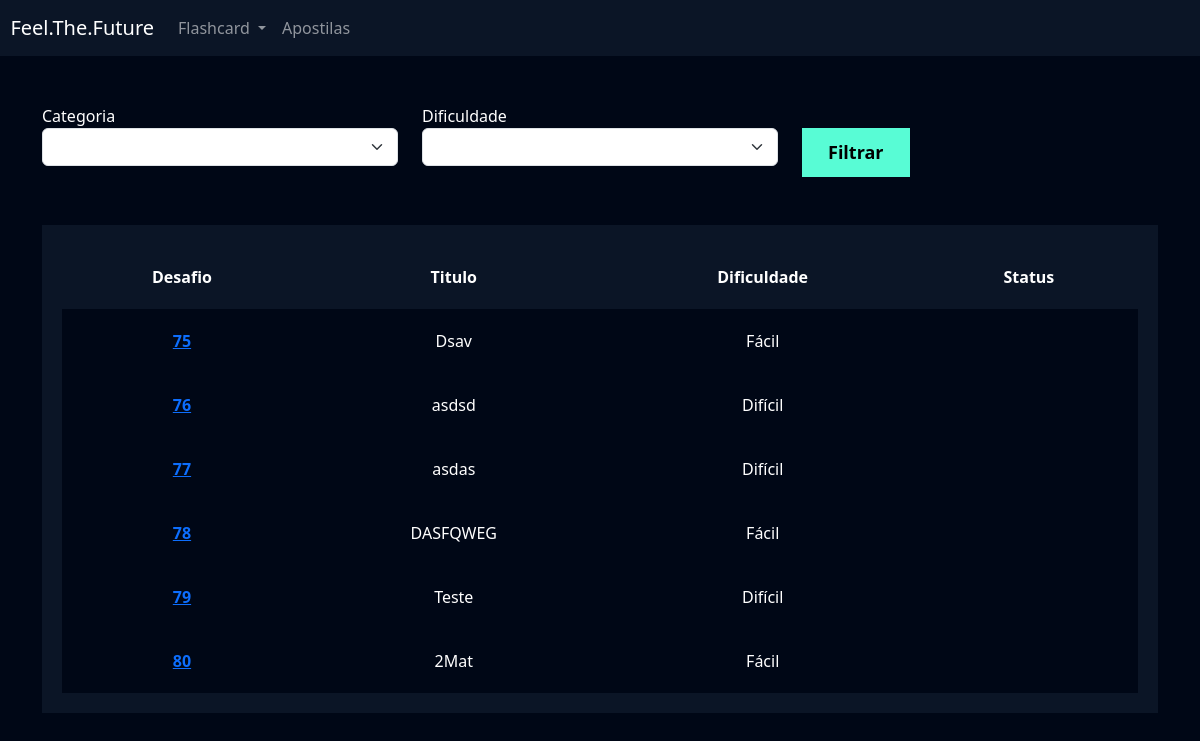
The page /flashcard/listar_desafio/ (signed in) on the database its author committed.
### flashcard/models.py (models this page shows, shortened)
class Challenge(models.Model):
    user = models.ForeignKey(User, on_delete=models.DO_NOTHING)
    tittle = models.CharField(max_length=100)
    category = models.ManyToManyField(Categoria)
    quantity_questions = models.IntegerField()
    difficulty = models.CharField(
        max_length=1, choices=Flashcard.DIFICULDADE_CHOICES
    )
    flashcards = models.ManyToManyField(FlashcardChallenge)

### flashcard/views.py (the view)
# urls.py: path('listar_desafio/', views.listar_desafio, name="listar_desafio"),
def listar_desafio(request):
    challenge = Challenge.objects.filter(user=request.user)
    return render(request, 'listar_desafio.html', {'desafios': challenge})

### flashcard/templates/listar_desafio.html (shortened to what this page needs)
{% extends "base.html" %}
{% load static %}
{% block 'cabecalho' %}
    <link href="{% static 'usuarios/css/cadastro.css' %}" rel="stylesheet">
    <link href="{% static 'flashcard/css/novo_flashcard.css' %}" rel="stylesheet">
    <link href="{% static 'flashcard/css/iniciar_desafio.css' %}" rel="stylesheet">
    <link href="{% static 'flashcard/css/listar_desafio.css' %}" rel="stylesheet">
    <link href='https://unpkg.com/boxicons@2.1.4/css/boxicons.min.css' rel='stylesheet'>
{% endblock 'cabecalho' %}
{% block 'conteudo' %}
    {% include "partials/header.html" %}
    <div class="container">
        <br>
        <br>
        <div class="row">
            <div class="col-md">
                <form action="}" method="GET">
                <label for="">Categoria</label>
                <select name="categoria" class="form-select">
                </select>
            </div>
            <div class="col-md">
                <label for="">Dificuldade</label>
                <select name="dificuldade" class="form-select">
                </select>
            </div>
            <div class="col-md">
                <br>
                <input type="submit" value="Filtrar" class="btn-cadastro">
            </div>
        </div>
        <br>
        <br>
        <div class="box-listar">
            <table>
                <thead>
                  <tr>
                    <th scope="col">Desafio</th>
                    <th scope="col">Titulo</th>
                    <th scope="col">Dificuldade</th>
                    <th scope="col">Status</th>
                  </tr>
                </thead>
                <tbody>
                    {% for desafio in desafios %}
                        <tr class="linha">
                            <th><a href="{% url 'desafio' desafio.id %}">{{desafio.id}}</a></th>
                            <td>{{desafio.tittle}}</td>
                            <td>{{desafio.get_difficulty_display}}</td>
                            <td>{{desafio.status}}</td>
                        </tr>
                  {% endfor %}
                </tbody>
              </table>
        </div>
    </div>
{% endblock 'conteudo' %}

### templates/static/geral/css/base.css (style rules this page uses)
:root { --main-color: #0b1526; --dark-color: #000716; --secondary-dark-color: rgb(15, 2, 26); --light-color: #00c1f3; --contrast-color: #f4c96b; --differential-color: #58fcd5; }
body { background-color: var(--dark-color) !important; color: white !important; }

### templates/static/usuarios/css/cadastro.css (style rules this page uses)
* { margin: 0; padding: 0; }
.btn-cadastro { padding: 10px; background-color: #58fcd5; border: none; border: 1px solid #58fcd5; font-size: 18px; font-weight: bold; padding-left: 25px; padding-right: 25px; }

### templates/static/flashcard/css/listar_desafio.css (style rules this page uses)
.box-listar { background-color: #0b1526; padding: 20px; }
table { width: 100%; padding: 20px; text-align: center; }
.linha { height: 40px; background-color: var(--dark-color); padding: 20px; }
td, th { padding: 20px; }
tr { background-color: var(--main-color); }

### rows shown on the page
Challenge: id "75", tittle "Dsav", difficulty "Fácil"
Challenge: id "76", tittle "asdsd", difficulty "Difícil"
Challenge: id "77", tittle "asdas", difficulty "Difícil"
Challenge: id "78", tittle "DASFQWEG", difficulty "Fácil"
Challenge: id "79", tittle "Teste", difficulty "Difícil"
Challenge: id "80", tittle "2Mat", difficulty "Fácil"
